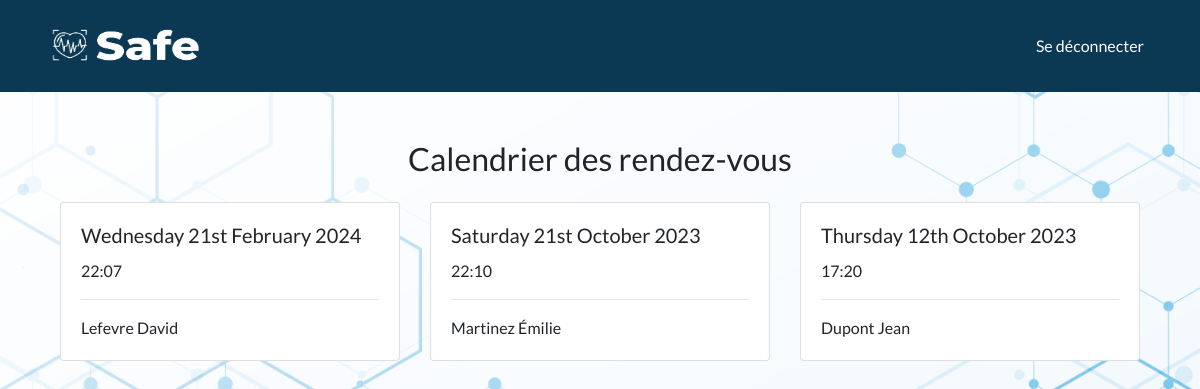
Screenshot of /afficher-calendrier/ (signed in) with the database file from the repository.
### myapp/models.py (models this page shows, shortened)
class RendezVous(models.Model):
    date_heure = models.DateTimeField()
    medecin = models.ForeignKey(Medecin, on_delete=models.CASCADE)
    patient = models.ForeignKey(Patient, on_delete=models.CASCADE)

class Patient(models.Model):
    user = models.OneToOneField(User, on_delete=models.CASCADE)
    raison_de_visite = models.TextField()
    medecin_traitant = models.ForeignKey(Medecin, on_delete=models.SET_NULL, null=True,related_name="patients")

class User(AbstractUser):
    is_rh= models.BooleanField('Is rh', default=False)
    is_medecin = models.BooleanField('Is medecin', default=False)
    is_infermiere = models.BooleanField('Is infermiere', default=False)
    is_visiteur = models.BooleanField('Is visiteur', default=False)
    nom = models.CharField(max_length=100)
    prenom = models.CharField(max_length=100)

### myapp/views.py (the view)
# urls.py: path('afficher-calendrier/', views.afficher_calendrier, name='afficher_calendrier'),
@login_required
@user_passes_test(is_medecin)
def afficher_calendrier(request):
    current_medecin = Medecin.objects.get(user=request.user)
    current_date = datetime.now()
    rendezvous = RendezVous.objects.filter(medecin=current_medecin , date_heure__gte=current_date)
    return render(request, 'afficher_calendrier.html', {'rendezvous': rendezvous})

### myapp/views.py (called while the page is built)
def is_medecin(user):
    return user.is_authenticated and (user.is_medecin or user.is_staff)

### myapp/templates/afficher_calendrier.html
{% extends 'base.html' %}
{% block content %}
<div class="container my-5">
    <h2 class="text-center mb-4">Calendrier des rendez-vous</h2>
    <div class="row">
        {% for rendezvous in rendezvous %}
        <div class="col-md-4 mb-4">
            <div class="card">
                <div class="card-body">
                    <h5 class="card-title">{{ rendezvous.date_heure|date:"l jS F Y" }}</h5>
                    <p class="card-text">{{ rendezvous.date_heure|date:"H:i" }}</p>
                    <hr>
                    <div>
                        <p class="card-text">{{ rendezvous.patient.user.nom }} {{ rendezvous.patient.user.prenom }}</p>
                    </div>
                </div>
            </div>
        </div>
        {% endfor %}
    </div>
</div>
{% endblock %}

### myapp/static/css/style.css (style rules this page uses)
body { background-image: url('/static/images/19366.jpg'); background-size: cover; background-position: center; }

### myapp/templates/base.html (style rules this page uses)
body { font-family: 'Lato', sans-serif; background-color: #f4f4f4; }
.container { margin-top: 2rem; }

### rows the page displays
RendezVous: date_heure "Wednesday 21st February 2024", date_heure "22:07", patient.user.nom "Lefevre", patient.user.prenom "David"
RendezVous: date_heure "Saturday 21st October 2023", date_heure "22:10", patient.user.nom "Martinez", patient.user.prenom "Émilie"
RendezVous: date_heure "Thursday 12th October 2023", date_heure "17:20", patient.user.nom "Dupont", patient.user.prenom "Jean"
